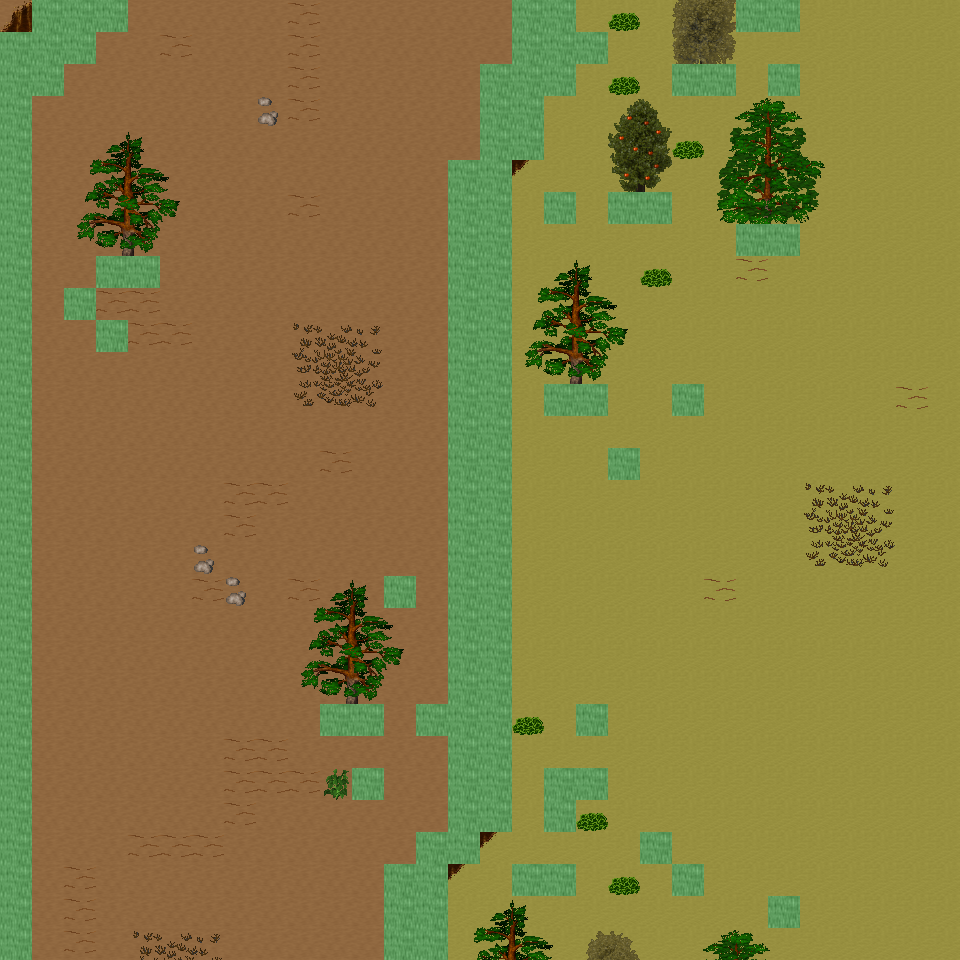

This is a level from a 2D game, rendered from its Tiled map with the project's own tilesets. A one-line summary and the map file follow, with tile-layer data summarised:
An orthogonal 30x30 tile map with 32x32 px tiles, 6 tile layers (Ground, Object, Object2, Above, ...), 57 tilesets and 7 objects (7x mapExit).

<map version="1.0" orientation="orthogonal" renderorder="right-down" width="30" height="30" tilewidth="32" tileheight="32" nextobjectid="8">
  <tileset firstgid="1" name="tileset_ground_ground" tilewidth="32" tileheight="32" tilecount="33" columns="3">
    <image source="../drawable/tileset_ground_ground.png" width="96" height="352" />
  </tileset>
  <tileset firstgid="34" name="tileset_ground_ice_ice" tilewidth="32" tileheight="32" tilecount="3" columns="3">
    <image source="../drawable/tileset_ground_ice_ice.png" width="96" height="32" />
  </tileset>
  <tileset firstgid="37" name="tileset_ground_indoor_brown_hole" tilewidth="32" tileheight="32" tilecount="56" columns="7">
    <image source="../drawable/tileset_ground_indoor_brown_hole.png" width="224" height="256" />
  </tileset>
  <tileset firstgid="93" name="tileset_ground_earth_edges" tilewidth="32" tileheight="32" tilecount="18" columns="6">
    <image source="../drawable/tileset_ground_earth_edges.png" width="192" height="96" />
  </tileset>
  <tileset firstgid="111" name="tileset_ground_rock_pebbles" tilewidth="32" tileheight="32" tilecount="3" columns="1">
    <image source="../drawable/tileset_ground_rock_pebbles.png" width="32" height="96" />
  </tileset>
  <tileset firstgid="114" name="tileset_item_corpse_huge_animal" tilewidth="32" tileheight="32" tilecount="16" columns="2">
    <image source="../drawable/tileset_item_corpse_huge_animal.png" width="64" height="256" />
  </tileset>
  <tileset firstgid="130" name="tileset_plant_flower_daisy_white" tilewidth="32" tileheight="32" tilecount="8" columns="2">
    <image source="../drawable/tileset_plant_flower_daisy_white.png" width="64" height="128" />
  </tileset>
  <tileset firstgid="138" name="tileset_ground_ridge_earth_dark" tilewidth="32" tileheight="32" tilecount="96" columns="12">
    <image source="../drawable/tileset_ground_ridge_earth_dark.png" width="384" height="256" />
  </tileset>
  <tileset firstgid="234" name="tileset_ground_grass_edges" tilewidth="32" tileheight="32" tilecount="36" columns="12">
    <image source="../drawable/tileset_ground_grass_edges.png" width="384" height="96" />
  </tileset>
  <tileset firstgid="270" name="tileset_ground_ridge_ice_2" tilewidth="32" tileheight="32" tilecount="42" columns="7">
    <image source="../drawable/tileset_ground_ridge_ice_2.png" width="224" height="192" />
  </tileset>
  <tileset firstgid="312" name="tileset_ground_ice_glacier" tilewidth="32" tileheight="32" tilecount="1" columns="1">
    <image source="../drawable/tileset_ground_ice_glacier.png" width="32" height="32" />
  </tileset>
  <tileset firstgid="313" name="tileset_plant_bush_large_brown" tilewidth="32" tileheight="32" tilecount="9" columns="3">
    <image source="../drawable/tileset_plant_bush_large_brown.png" width="96" height="96" />
  </tileset>
  <tileset firstgid="322" name="tileset_ground_ridge_ice" tilewidth="32" tileheight="32" tilecount="42" columns="7">
    <image source="../drawable/tileset_ground_ridge_ice.png" width="224" height="192" />
  </tileset>
  <tileset firstgid="364" name="tileset_plant_bush_various_small" tilewidth="32" tileheight="32" tilecount="9" columns="3">
    <image source="../drawable/tileset_plant_bush_various_small.png" width="96" height="96" />
  </tileset>
  <tileset firstgid="373" name="tileset_ground_rock_rocks_2" tilewidth="32" tileheight="32" tilecount="4" columns="2">
    <image source="../drawable/tileset_ground_rock_rocks_2.png" width="64" height="64" />
  </tileset>
  <tileset firstgid="377" name="tileset_ground_brown_2" tilewidth="32" tileheight="32" tilecount="2" columns="1">
    <image source="../drawable/tileset_ground_brown_2.png" width="32" height="64" />
  </tileset>
  <tileset firstgid="379" name="tileset_plant_bush_large_green" tilewidth="32" tileheight="32" tilecount="9" columns="3">
    <image source="../drawable/tileset_plant_bush_large_green.png" width="96" height="96" />
  </tileset>
  <tileset firstgid="388" name="tileset_plant_grasses" tilewidth="32" tileheight="32" tilecount="6" columns="3">
    <image source="../drawable/tileset_plant_grasses.png" width="96" height="64" />
  </tileset>
  <tileset firstgid="394" name="tileset_furniture_table_long_side_on_pale" tilewidth="32" tileheight="32" tilecount="3" columns="3">
    <image source="../drawable/tileset_furniture_table_long_side_on_pale.png" width="96" height="32" />
  </tileset>
  <tileset firstgid="397" name="tileset_item_blood_nsew_stains" tilewidth="32" tileheight="32" tilecount="4" columns="2">
    <image source="../drawable/tileset_item_blood_nsew_stains.png" width="64" height="64" />
  </tileset>
  <tileset firstgid="401" name="tileset_item_blood_floor_stains_2" tilewidth="32" tileheight="32" tilecount="4" columns="2">
    <image source="../drawable/tileset_item_blood_floor_stains_2.png" width="64" height="64" />
  </tileset>
  <tileset firstgid="405" name="tileset_item_statue_grey_stone" tilewidth="32" tileheight="32" tilecount="4" columns="2">
    <image source="../drawable/tileset_item_statue_grey_stone.png" width="64" height="64" />
  </tileset>
  <tileset firstgid="409" name="tileset_item_statue_cross" tilewidth="32" tileheight="32" tilecount="1" columns="1">
    <image source="../drawable/tileset_item_statue_cross.png" width="32" height="32" />
  </tileset>
  <tileset firstgid="410" name="tileset_item_button_gold" tilewidth="32" tileheight="32" tilecount="2" columns="2">
    <image source="../drawable/tileset_item_button_gold.png" width="64" height="32" />
  </tileset>
  <tileset firstgid="412" name="tileset_ground_rock_green_crystal" tilewidth="32" tileheight="32" tilecount="9" columns="3">
    <image source="../drawable/tileset_ground_rock_green_crystal.png" width="96" height="96" />
  </tileset>
  <tileset firstgid="421" name="tileset_item_statue_metal_and_stone" tilewidth="32" tileheight="32" tilecount="6" columns="3">
    <image source="../drawable/tileset_item_statue_metal_and_stone.png" width="96" height="64" />
  </tileset>
  <tileset firstgid="427" name="tileset_ground_ladder_horizontal_pale" tilewidth="32" tileheight="32" tilecount="3" columns="1">
    <image source="../drawable/tileset_ground_ladder_horizontal_pale.png" width="32" height="96" />
  </tileset>
  <tileset firstgid="430" name="tileset_building_fence_fence_chunky" tilewidth="32" tileheight="32" tilecount="21" columns="3">
    <image source="../drawable/tileset_building_fence_fence_chunky.png" width="96" height="224" />
  </tileset>
  <tileset firstgid="451" name="tileset_plant_bush_bushes" tilewidth="32" tileheight="32" tilecount="10" columns="5">
    <image source="../drawable/tileset_plant_bush_bushes.png" width="160" height="64" />
  </tileset>
  <tileset firstgid="461" name="tileset_item_blood_floor_stain" tilewidth="32" tileheight="32" tilecount="1" columns="1">
    <image source="../drawable/tileset_item_blood_floor_stain.png" width="32" height="32" />
  </tileset>
  <tileset firstgid="462" name="tileset_item_corpse_skull_dark" tilewidth="32" tileheight="32" tilecount="2" columns="2">
    <image source="../drawable/tileset_item_corpse_skull_dark.png" width="64" height="32" />
  </tileset>
  <tileset firstgid="464" name="tileset_logic_creature_human" tilewidth="32" tileheight="32" tilecount="5" columns="5">
    <image source="../drawable/tileset_logic_creature_human.png" width="160" height="32" />
  </tileset>
  <tileset firstgid="469" name="tileset_logic_creature_elemental" tilewidth="32" tileheight="32" tilecount="16" columns="8">
    <image source="../drawable/tileset_logic_creature_elemental.png" width="256" height="64" />
  </tileset>
  <tileset firstgid="485" name="tileset_logic_creature_undead" tilewidth="32" tileheight="32" tilecount="16" columns="8">
    <image source="../drawable/tileset_logic_creature_undead.png" width="256" height="64" />
  </tileset>
  <tileset firstgid="501" name="tileset_logic_item_sheepfood" tilewidth="32" tileheight="32" tilecount="1" columns="1">
    <image source="../drawable/tileset_logic_item_sheepfood.png" width="32" height="32" />
  </tileset>
  <tileset firstgid="502" name="tileset_logic_creature_sheep" tilewidth="32" tileheight="32" tilecount="1" columns="1">
    <image source="../drawable/tileset_logic_creature_sheep.png" width="32" height="32" />
  </tileset>
  <tileset firstgid="503" name="tileset_logic_collision" tilewidth="32" tileheight="32" tilecount="1" columns="1">
    <image source="../drawable/tileset_logic_collision.png" width="32" height="32" />
  </tileset>
  <tileset firstgid="504" name="tileset_plant_tree_taller_trees" tilewidth="32" tileheight="32" tilecount="32" columns="8">
    <image source="../drawable/tileset_plant_tree_taller_trees.png" width="256" height="128" />
  </tileset>
  <tileset firstgid="536" name="tileset_building_wall_int_clay" tilewidth="32" tileheight="32" tilecount="100" columns="10">
    <image source="../drawable/tileset_building_wall_int_clay.png" width="320" height="320" />
  </tileset>
  <tileset firstgid="636" name="tileset_plant_tree_pine_tree" tilewidth="32" tileheight="32" tilecount="20" columns="4">
    <image source="../drawable/tileset_plant_tree_pine_tree.png" width="128" height="160" />
  </tileset>
  <tileset firstgid="656" name="tileset_plant_tree_pine_tree_1" tilewidth="32" tileheight="32" tilecount="20" columns="4">
    <image source="../drawable/tileset_plant_tree_pine_tree_1.png" width="128" height="160" />
  </tileset>
  <tileset firstgid="676" name="tileset_plant_stump_hollow_logs" tilewidth="32" tileheight="32" tilecount="6" columns="3">
    <image source="../drawable/tileset_plant_stump_hollow_logs.png" width="96" height="64" />
  </tileset>
  <tileset firstgid="682" name="tileset_plant_stump_small_stump" tilewidth="32" tileheight="32" tilecount="4" columns="2">
    <image source="../drawable/tileset_plant_stump_small_stump.png" width="64" height="64" />
  </tileset>
  <tileset firstgid="686" name="tileset_plant_stump_stump_snow1" tilewidth="32" tileheight="32" tilecount="2" columns="2">
    <image source="../drawable/tileset_plant_stump_stump_snow1.png" width="64" height="32" />
  </tileset>
  <tileset firstgid="688" name="tileset_plant_stump_stump_snow" tilewidth="32" tileheight="32" tilecount="2" columns="2">
    <image source="../drawable/tileset_plant_stump_stump_snow.png" width="64" height="32" />
  </tileset>
  <tileset firstgid="690" name="tileset_building_decoration_rocks" tilewidth="32" tileheight="32" tilecount="6" columns="3">
    <image source="../drawable/tileset_building_decoration_rocks.png" width="96" height="64" />
  </tileset>
  <tileset firstgid="696" name="tileset_ground_rock_rocks" tilewidth="32" tileheight="32" tilecount="4" columns="2">
    <image source="../drawable/tileset_ground_rock_rocks.png" width="64" height="64" />
  </tileset>
  <tileset firstgid="700" name="tileset_ground_grass_corners" tilewidth="32" tileheight="32" tilecount="24" columns="6">
    <image source="../drawable/tileset_ground_grass_corners.png" width="192" height="128" />
  </tileset>
  <tileset firstgid="724" name="tileset_plant_lily_pads" tilewidth="32" tileheight="32" tilecount="2" columns="1">
    <image source="../drawable/tileset_plant_lily_pads.png" width="32" height="64" />
  </tileset>
  <tileset firstgid="726" name="tileset_plant_tree_snow_on_pine" tilewidth="32" tileheight="32" tilecount="20" columns="4">
    <image source="../drawable/tileset_plant_tree_snow_on_pine.png" width="128" height="160" />
  </tileset>
  <tileset firstgid="746" name="tileset_ground_stonecircle" tilewidth="32" tileheight="32" tilecount="81" columns="9">
    <image source="../drawable/tileset_ground_stonecircle.png" width="288" height="288" />
  </tileset>
  <tileset firstgid="827" name="tileset_object_rotating_crystal" tilewidth="32" tileheight="32" tilecount="48" columns="8">
    <image source="../drawable/tileset_object_rotating_crystal.png" width="256" height="192" />
  </tileset>
  <tileset firstgid="875" name="tileset_light_white_1x1" tilewidth="32" tileheight="32" tilecount="1" columns="1">
    <image source="../drawable/tileset_light_white_1x1.png" width="32" height="32" />
  </tileset>
  <tileset firstgid="876" name="tileset_light_light_5x5" tilewidth="32" tileheight="32" tilecount="25" columns="5">
    <image source="../drawable/tileset_light_light_5x5.png" width="160" height="160" />
  </tileset>
  <tileset firstgid="901" name="tileset_logic_creature_fowl" tilewidth="32" tileheight="32" tilecount="6" columns="6">
    <image source="../drawable/tileset_logic_creature_fowl.png" width="192" height="32" />
  </tileset>
  <tileset firstgid="907" name="tileset_building_wall_int_sandstone" tilewidth="32" tileheight="32" tilecount="15" columns="3">
    <image source="../drawable/tileset_building_wall_int_sandstone.png" width="96" height="160" />
  </tileset>
  <tileset firstgid="922" name="tileset_logic_creature_animal" tilewidth="32" tileheight="32" tilecount="32" columns="8">
    <image source="../drawable/tileset_logic_creature_animal.png" width="256" height="128" />
  </tileset>
  <layer name="Ground" width="30" height="30">
    <data>[900 cells, 900 non-empty, 2 distinct tile ids]</data>
  </layer>
  <layer name="Object" width="30" height="30">
    <data>[900 cells, 195 non-empty, 38 distinct tile ids]</data>
  </layer>
  <layer name="Object2" width="30" height="30">
    <data>[900 cells, 0 non-empty, 0 distinct tile ids]</data>
  </layer>
  <layer name="Above" width="30" height="30">
    <data>[900 cells, 94 non-empty, 46 distinct tile ids]</data>
  </layer>
  <layer name="Above2" width="30" height="30">
    <data>[900 cells, 0 non-empty, 0 distinct tile ids]</data>
  </layer>
  <layer name="Walkable" width="30" height="30">
    <data>[900 cells, 129 non-empty, 1 distinct tile ids]</data>
  </layer>
  <objectgroup name="MapEvents">
    <object id="1" name="north" type="mapExit" x="0" y="0" width="32" height="32">
      <properties>
        <property name="map" value="level_0_x68_y10" />
        <property name="x" value="0" />
        <property name="y" value="28" />
      </properties>
    </object>
    <object id="2" name="north2" type="mapExit" x="128" y="0" width="384" height="32">
      <properties>
        <property name="map" value="level_0_x68_y10" />
        <property name="x" value="4" />
        <property name="y" value="28" />
      </properties>
    </object>
    <object id="3" name="north3" type="mapExit" x="576" y="0" width="160" height="32">
      <properties>
        <property name="map" value="level_0_x68_y10" />
        <property name="x" value="18" />
        <property name="y" value="28" />
      </properties>
    </object>
    <object id="4" name="north4" type="mapExit" x="800" y="0" width="160" height="32">
      <properties>
        <property name="map" value="level_0_x68_y10" />
        <property name="x" value="25" />
        <property name="y" value="28" />
      </properties>
    </object>
    <object id="5" name="south" type="mapExit" x="32" y="928" width="352" height="32">
      <properties>
        <property name="map" value="level_0_x68_y12" />
        <property name="x" value="1" />
        <property name="y" value="1" />
      </properties>
    </object>
    <object id="6" name="south2" type="mapExit" x="448" y="928" width="512" height="32">
      <properties>
        <property name="map" value="level_0_x68_y12" />
        <property name="x" value="14" />
        <property name="y" value="1" />
      </properties>
    </object>
    <object id="7" name="east" type="mapExit" x="928" y="0" width="32" height="960">
      <properties>
        <property name="map" value="level_0_x69_y11" />
        <property name="x" value="1" />
        <property name="y" value="0" />
      </properties>
    </object>
  </objectgroup>
</map>
